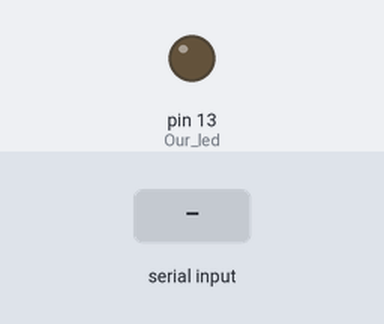
The sketch below on a simulated Arduino Uno, built with avr-gcc and run on an emulated ATmega328P. Shown: output pins drawn as LEDs (lit = HIGH). Inputs (shaded band) come from the test bench.

Above: at 1.2 s.
1.3 s: "E" received over Serial
At 2.5 s:
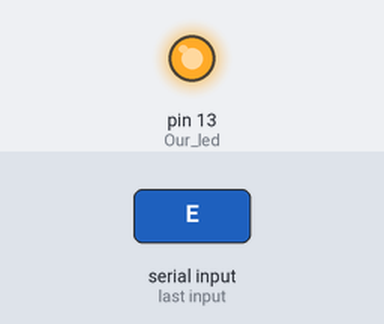
2.8 s: "A" received over Serial
At 3.7 s:
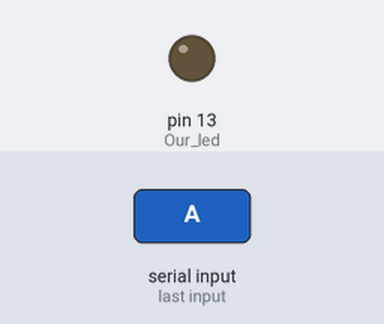
Timing chart, 0 to 5.8 s (numbered marks = the images above; inputs shaded):
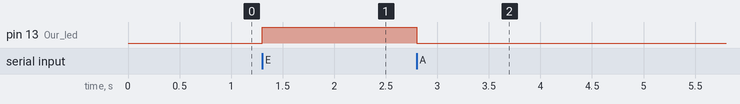

The sketch:

demo.ino
```cpp
void setup(){
    pinMode(LED_BUILTIN, OUTPUT); // Our led
    Serial.begin(9600); // Starting serial with 9600baud
    while (!Serial);
}


void loop(){
     // If comunication is active ...
    if(Serial.available()){
        char state = Serial.read(); // get the values

        // If state is E... turn on the Led
        if(state == 'E'){
            encenderLed();
        }

        // If state is A... turn off the Led
        if(state == 'A'){
            apagarLed();
        }
    }
}

// The logic and functions of our program and hardware
void encenderLed(){
    digitalWrite(LED_BUILTIN,HIGH);
}

void apagarLed(){
    digitalWrite(LED_BUILTIN,LOW);
}
```

Measured:
- after the input at 1.3 s, pin 13 (Our_led): LOW → HIGH at once
- after the input at 2.8 s, pin 13 (Our_led): HIGH → LOW at once
